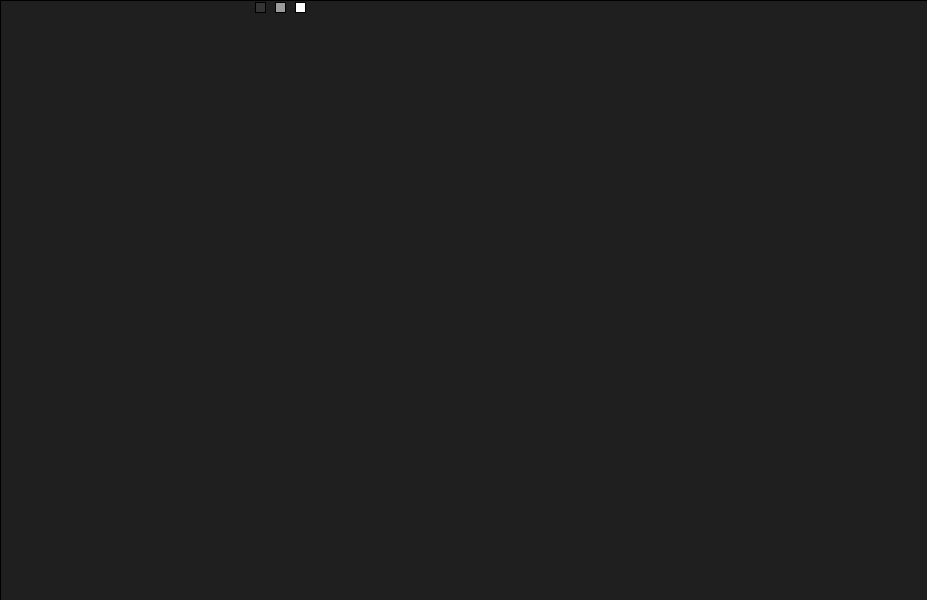
Frame 1 (no input)
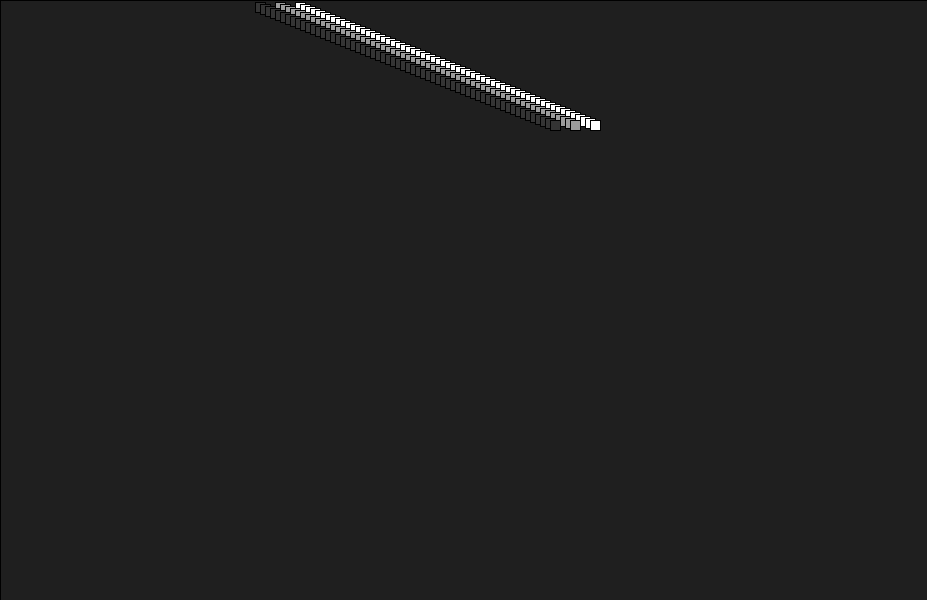
Frame 60 (the mouse pressed at the canvas centre just before this capture)
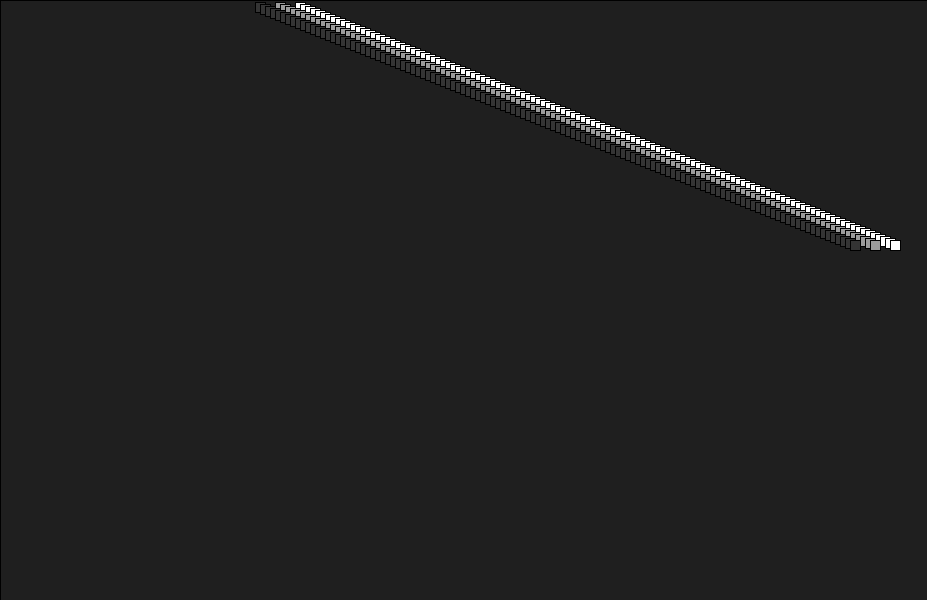
Frame 120 (the mouse held since frame 60 and released just before this capture)

The Processing sketch that drew these frames (run headless with seeded random() and noise(); from frame 60 on, the mouse is pressed at the canvas centre):

// Processing sketch: processing_50715
// ── processing_50715.pde

int ellipsePath;
int direction;
int ydirection;
int yellipsePath;

//lets set colors to change for time of day!
//lets introduce 

void setup(){
  size(927,600);
  smooth();

  background(0);
  fill(80,100);
  rect(0,0,927,600);
  //fill(direction-700,ydirection-400,ellipsePath-700);
  ellipsePath=250;
  direction = 5;
  ydirection =2;
  yellipsePath=0;
  //println( x + + y );
  //more crosses? y value diff from x
  //more layers viewable? increase size, or decrease size of ellipse
  //try running with no fill
   
}

void draw(){
  ellipsePath+=direction; //ellipsePath = ellipsePath + direction
  yellipsePath+=ydirection;
  if(ellipsePath > 900){
    direction= -5;
  }
  if(ellipsePath<0){
    direction=+5;
  }
  if(yellipsePath<0){
    ydirection=+2;
  }
  if(yellipsePath>600){
    ydirection=-2;
  }
  
  fill(hour()*13);
  rect(ellipsePath, yellipsePath, 10, 10);
  fill(minute()*6.5);
  rect(ellipsePath+20, yellipsePath, 10, 10);
  fill(second()*6.5);
  rect(ellipsePath+40, yellipsePath, 10, 10);
  
  
}
